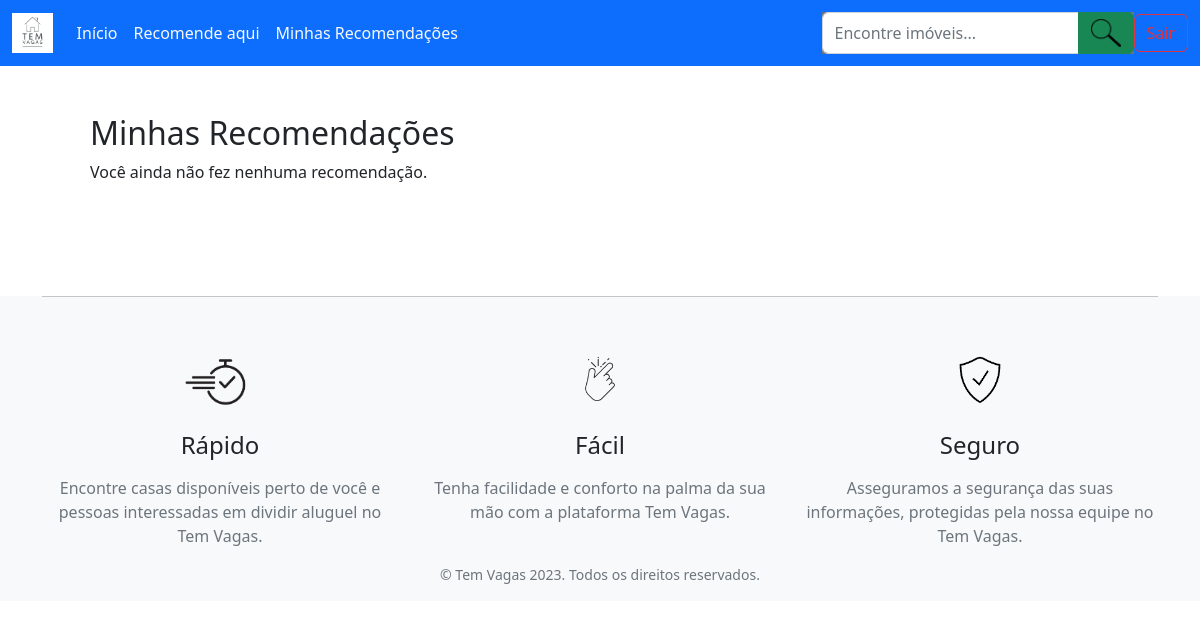
The page /listar-recomendacoes/ (signed in) on the database as committed earlier.
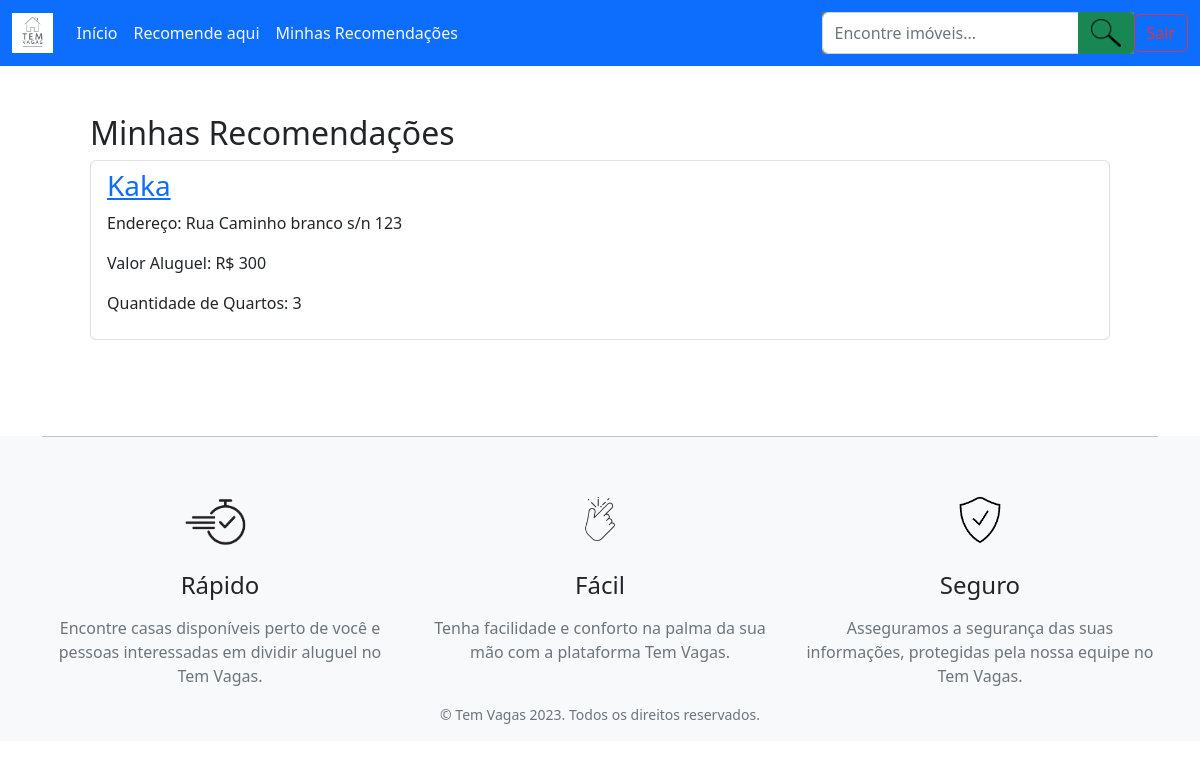
The same page on the database as committed later.
### posts_app/models.py (models this page shows, shortened)
class recomendacoes(models.Model):
    nome = models.CharField(max_length=100)
    telefone = models.IntegerField()
    tipo_imovel = models.CharField(max_length=100)
    endereco = models.CharField(max_length=255)
    logradouro = models.CharField(max_length=255)
    numero = models.IntegerField()
    bairro = models.CharField(max_length=255)
    cidade = models.CharField(max_length=255)
    estado = models.CharField(max_length=255)
    cep = models.IntegerField()
    valor_aluguel = models.IntegerField()
    quantidade_quartos = models.IntegerField()
    quantidade_banheiros = models.IntegerField()
    descricao = models.TextField()
    image = models.ImageField(upload_to='images/', blank=True, null=True)
    create_at = models.DateTimeField(auto_now_add=True)
    owner = models.ForeignKey('accounts.CustomUser', on_delete=models.CASCADE, null=True)
    curtidas = models.ManyToManyField(CustomUser, through='Curtida', related_name='curtidas')
    class Meta:
        verbose_name = 'Imovel'
        verbose_name_plural = 'Imoveis'
        ordering = ['id']

### posts_app/views.py (the view)
# urls.py: path('listar-recomendacoes/', views.listar_recomendacoes, name='listar-recomendacoes'),
@login_required
def listar_recomendacoes(request):
    usuario_logado = request.user
    recomendacoes_do_usuario = recomendacoes.objects.filter(owner=usuario_logado)
    context = {'recomendacoes': recomendacoes_do_usuario}
    return render(request, 'listar_recomendacoes.html', context)

### posts_app/templates/listar_recomendacoes.html (shortened to what this page needs)
{% extends 'base.html' %}
{% block content %}
<div class="text-start">
  <h2>Minhas Recomendações</h2>
  {% if recomendacoes %}
    <ul class="list-group">
      {% for recomendacao in recomendacoes %}
        <li class="list-group-item">
          <a href="{% url 'recommendation-detail' recomendacao.id %}">
            <h3>{{ recomendacao.nome }}</h3>
          </a>
          <p>Endereço: {{ recomendacao.endereco }}</p>
          <p>Valor Aluguel: R$ {{ recomendacao.valor_aluguel }}</p>
          <p>Quantidade de Quartos: {{ recomendacao.quantidade_quartos }}</p>
        </li>
      {% endfor %}
    </ul>
  {% else %}
    <p>Você ainda não fez nenhuma recomendação.</p>
  {% endif %}
</div>
{% endblock content%}

Rows that differ between the two databases and show on the page:
added recomendacoes: nome "Kaka", endereco "Rua Caminho branco s/n 123", valor_aluguel "300", quantidade_quartos "3"
Other text that changed with them:
text no longer shown: "Você ainda não fez nenhuma recomendação."
